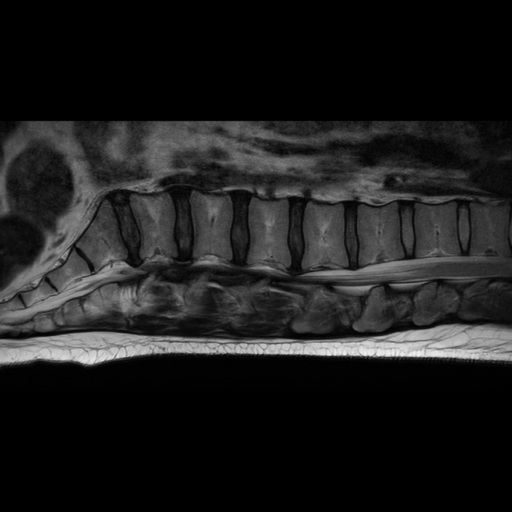
#> input picture J-Unet网络结构部分代码及注释说明/data/test/2032.png, 512 x 512 px, found by its file name; its folder holds only this picture in this run
$ python luonluo.py
#> lines starting #> are read from the running program, lines starting #| are printed output that depends on the picture; after the words box and inside, x2 and y2 are one past the last pixel; in counts of white or black regions, pixels touching at a corner belong together
import numpy as np
import cv2
import os


imgs = os.listdir('./data/test/')
for jpg in imgs:
    imbgr = cv2.imread('./data/test/'+jpg)
#> imbgr is the input picture: shape (512, 512, 3); min 0, max 242, mean 29.4
    imgray = cv2.imread('./data/test_labels/'+jpg,0)
#> imgray: shape (512, 512); min 0, max 242, mean 29.4
    imgray1 = cv2.imread('./result_pics/'+jpg,0)
        # 以灰度图读取mask图片，那么不同物体对应的像素值是不同的，提取统一像素值的所有位置

        # mask中物体1的像素值为78，设定像素范围来获取所有坐标
    upper1=imgray<=255
#> upper1: shape (512, 512) bool; every value is 1
    lower1=imgray>254
#> lower1: shape (512, 512) bool; every value is 0
    thresh1=(np.multiply(upper1,lower1).astype(np.float32)*255).astype(np.uint8)
    upper1=imgray<=100
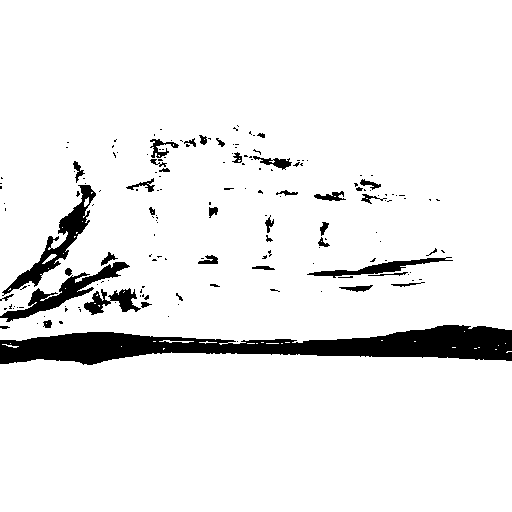
#> upper1: shape (512, 512) bool; 92.8% white; 171 black regions (130 under 20 px), largest, box (x1, y1, x2, y2) and area: (0, 325, 512, 365) 10965, (2, 185, 96, 296) 1882, (0, 262, 130, 322) 1648
    lower1=imgray>0
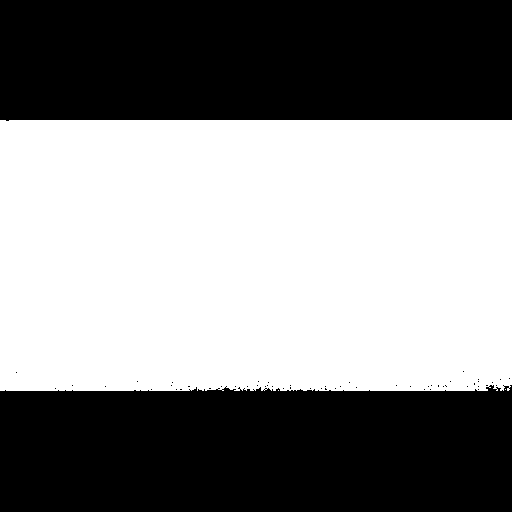
#> lower1: shape (512, 512) bool; 52.8% white; 56 black regions (54 under 20 px), largest, box (x1, y1, x2, y2) and area: (0, 385, 512, 512) 62192, (0, 0, 512, 121) 61443
    thresh2=(np.multiply(upper1,lower1).astype(np.float32)*255).astype(np.uint8)
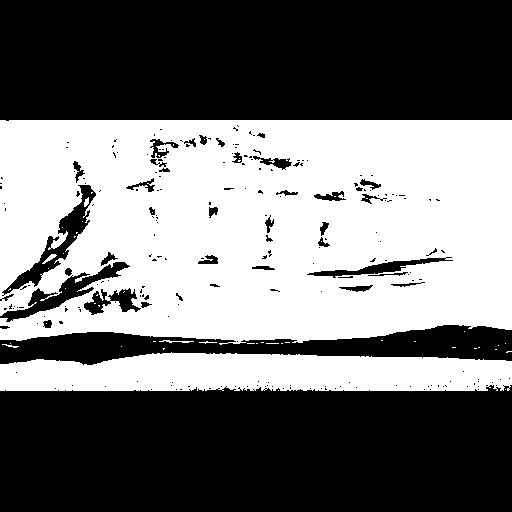
#> thresh2: shape (512, 512); 45.6% white; 52 white regions (45 under 20 px)
    upper1=imgray1<=100
    lower1=imgray1>0
    thresh3=(np.multiply(upper1,lower1).astype(np.float32)*255).astype(np.uint8)
    upper1=imgray1<=255
    lower1=imgray1>254
    thresh4=(np.multiply(upper1,lower1).astype(np.float32)*255).astype(np.uint8)
        # # mask中物体2的像素值为35，设定像素范围来获取所有坐标
        # upper2=imgray<=2
        # lower2=imgray>1
        # thresh2=(np.multiply(upper2,lower2).astype(np.float32)*255).astype(np.uint8)

    contours1, hierarchy1 = cv2.findContours(thresh1, cv2.RETR_TREE, cv2.CHAIN_APPROX_SIMPLE)
#> contours1 = []
    contours2, hierarchy2 = cv2.findContours(thresh2, cv2.RETR_TREE, cv2.CHAIN_APPROX_SIMPLE)
#> contours2 = 309 contours, 258 with area under 20; largest, box (x1, y1, x2, y2) and area: (0, 120, 512, 345) 107654, (0, 352, 512, 391) 16504, (1, 184, 97, 296) 2186, (306, 257, 454, 279) 948, (107, 287, 142, 313) 444
    contours3, hierarchy2 = cv2.findContours(thresh3, cv2.RETR_TREE, cv2.CHAIN_APPROX_SIMPLE)
#> contours3 has the same summary as contours2
    contours4, hierarchy2 = cv2.findContours(thresh4, cv2.RETR_TREE, cv2.CHAIN_APPROX_SIMPLE)
#> contours4 = []

    cv2.drawContours(imbgr, contours1, -1, (0,0,255), 1)
    cv2.drawContours(imbgr, contours2, -1, (0,255,0), 1)
    cv2.drawContours(imbgr, contours3, -1, (255,0,255), 1)
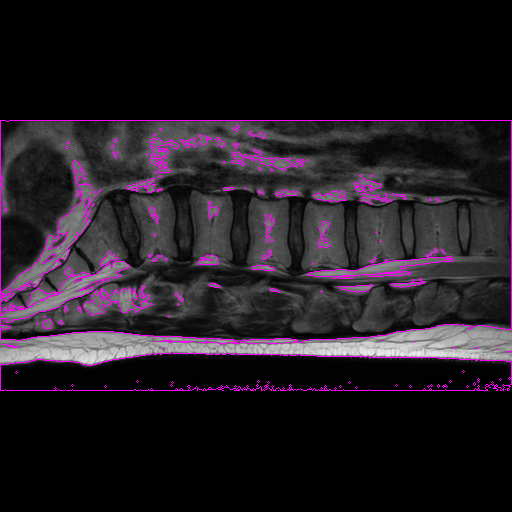
#> imbgr: shape (512, 512, 3); mean B, G, R 34.5, 27.6, 34.5
    cv2.drawContours(imbgr, contours4, -1, (0,255,255), 1)
    savepath='./vis/'
    if not os.path.exists(savepath):
        os.makedirs(savepath)
        # cv2.drawContours(imbgr, contours2, -1, (0,255,255), 1)
    cv2.imwrite(savepath+'/'+jpg,imbgr)

$ run again, on J-Unet网络结构部分代码及注释说明/data/test/2115.png
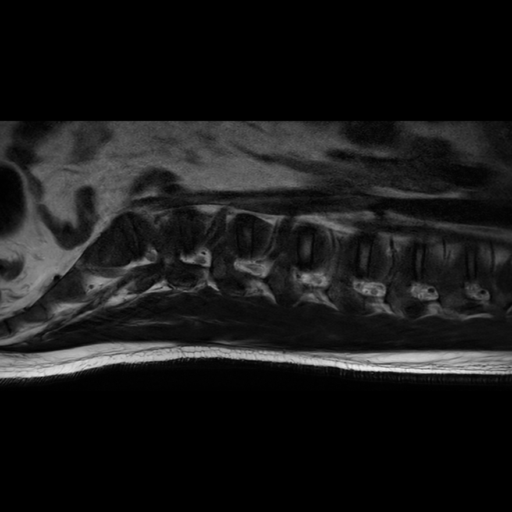
#> input picture J-Unet网络结构部分代码及注释说明/data/test/2115.png, 512 x 512 px, found by its file name
#> imbgr is the input picture: shape (512, 512, 3); min 0, max 238, mean 24.5
#> `upper1=imgray<=100`:
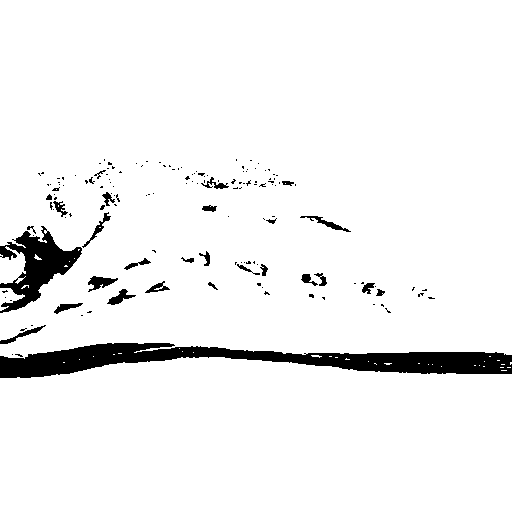
#> upper1: shape (512, 512) bool; 94.5% white; 150 black regions (122 under 20 px), largest, box (x1, y1, x2, y2) and area: (0, 343, 512, 378) 8665, (0, 226, 82, 313) 2915, (88, 276, 118, 292) 233
#> thresh2: shape (512, 512); 47.4% white; 44 white regions (39 under 20 px)
#> contours1 = []
#> contours2 = 221 contours, 183 with area under 20; largest, box (x1, y1, x2, y2) and area: (0, 120, 512, 359) 113062, (0, 357, 512, 392) 11366, (0, 246, 26, 284) 582, (87, 275, 119, 293) 276, (299, 215, 352, 233) 244
#> contours3 has the same summary as contours2
#> contours4 = []
#> `cv2.drawContours(imbgr, contours3, -1, (255,0,255), 1)`:
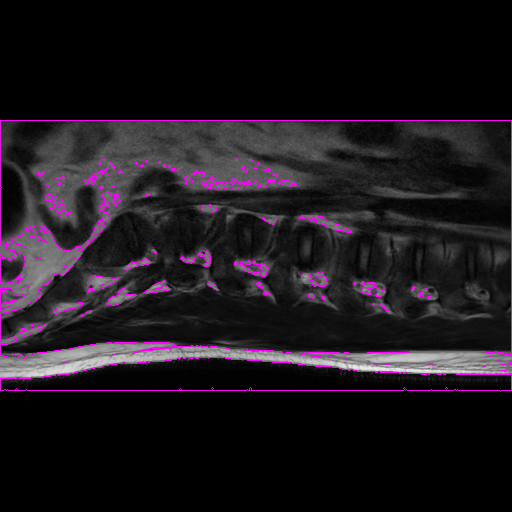
#> imbgr: shape (512, 512, 3); mean B, G, R 28.5, 23, 28.5

$ run again, on J-Unet网络结构部分代码及注释说明/data/test/2120.png
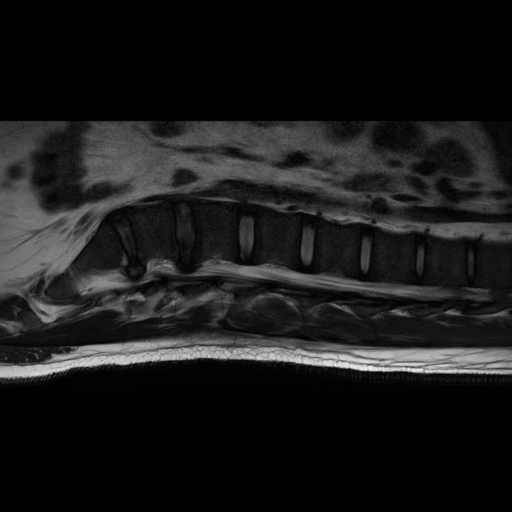
#> input picture J-Unet网络结构部分代码及注释说明/data/test/2120.png, 512 x 512 px, found by its file name
#> imbgr is the input picture: shape (512, 512, 3); min 0, max 236, mean 25.8
#> `upper1=imgray<=100`:
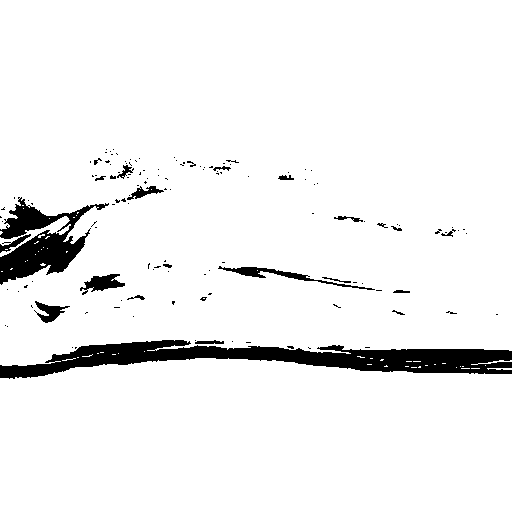
#> upper1: shape (512, 512) bool; 94% white; 134 black regions (111 under 20 px), largest, box (x1, y1, x2, y2) and area: (0, 340, 512, 379) 8953, (0, 197, 109, 285) 3961, (218, 266, 375, 290) 613
#> thresh2: shape (512, 512); 46.9% white; 58 white regions (53 under 20 px)
#> contours1 = []
#> contours2 = 229 contours, 203 with area under 20; largest, box (x1, y1, x2, y2) and area: (0, 120, 512, 366) 111705, (0, 358, 512, 391) 11536, (217, 265, 376, 291) 780, (79, 273, 126, 293) 504, (0, 216, 71, 257) 458
#> contours3 has the same summary as contours2
#> contours4 = []
#> `cv2.drawContours(imbgr, contours3, -1, (255,0,255), 1)`:
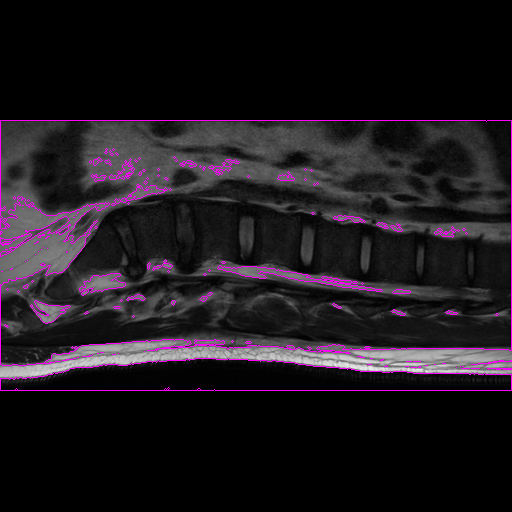
#> imbgr: shape (512, 512, 3); mean B, G, R 29.9, 24.3, 29.9

$ run again, on J-Unet网络结构部分代码及注释说明/data/test/2131.png
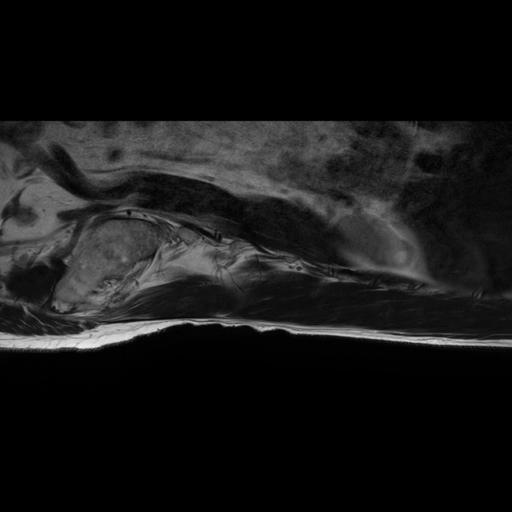
#> input picture J-Unet网络结构部分代码及注释说明/data/test/2131.png, 512 x 512 px, found by its file name
#> imbgr is the input picture: shape (512, 512, 3); min 0, max 235, mean 22.9
#> `upper1=imgray<=100`:
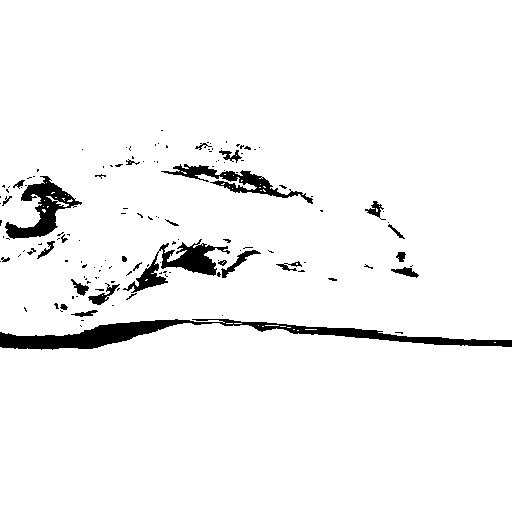
#> upper1: shape (512, 512) bool; 95.5% white; 141 black regions (112 under 20 px), largest, box (x1, y1, x2, y2) and area: (0, 319, 512, 350) 4614, (5, 176, 82, 239) 1725, (123, 239, 230, 293) 1679
#> thresh2: shape (512, 512); 44.7% white; 93 white regions (90 under 20 px)
#> contours1 = []
#> contours2 = 443 contours, 400 with area under 20; largest, box (x1, y1, x2, y2) and area: (0, 120, 512, 340) 106380, (0, 323, 512, 391) 16442, (4, 175, 83, 240) 1970, (160, 163, 314, 205) 1672, (158, 238, 231, 277) 1326
#> contours3 has the same summary as contours2
#> contours4 = []
#> `cv2.drawContours(imbgr, contours3, -1, (255,0,255), 1)`:
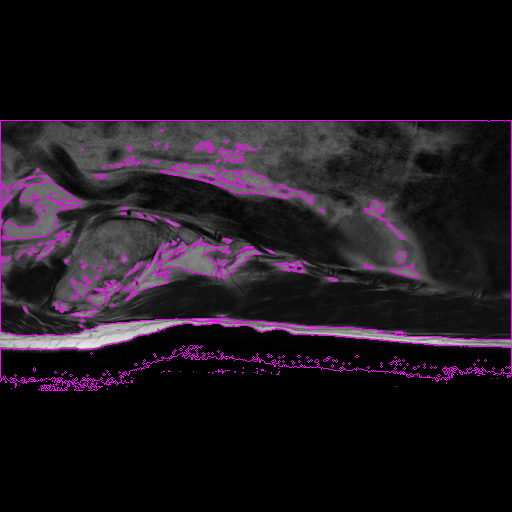
#> imbgr: shape (512, 512, 3); mean B, G, R 28.5, 21.3, 28.5

$ run again, on J-Unet网络结构部分代码及注释说明/data/test/2075.png
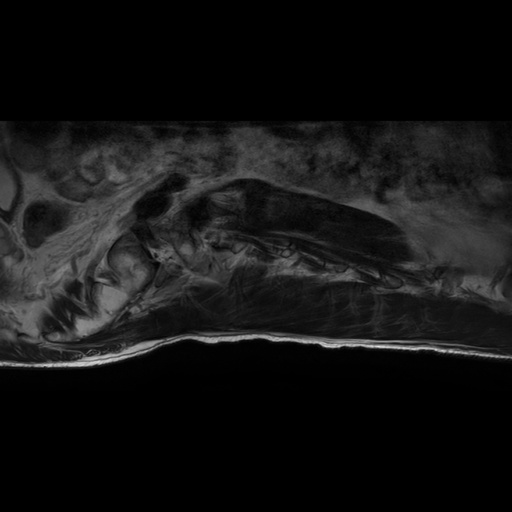
#> input picture J-Unet网络结构部分代码及注释说明/data/test/2075.png, 512 x 512 px, found by its file name
#> imbgr is the input picture: shape (512, 512, 3); min 0, max 235, mean 20
#> thresh2: shape (512, 512); 49.3% white; 40 white regions (36 under 20 px)
#> contours1 = []
#> contours2 = 266 contours, 249 with area under 20; largest, box (x1, y1, x2, y2) and area: (0, 120, 512, 391) 129822, (75, 285, 128, 338) 983, (9, 301, 40, 337) 466, (94, 228, 118, 252) 215, (48, 262, 72, 284) 186
#> contours3 has the same summary as contours2
#> contours4 = []
#> `cv2.drawContours(imbgr, contours3, -1, (255,0,255), 1)`:
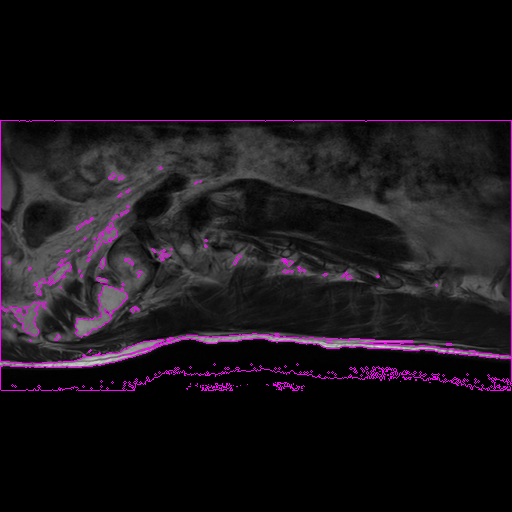
#> imbgr: shape (512, 512, 3); mean B, G, R 24, 19.2, 24
